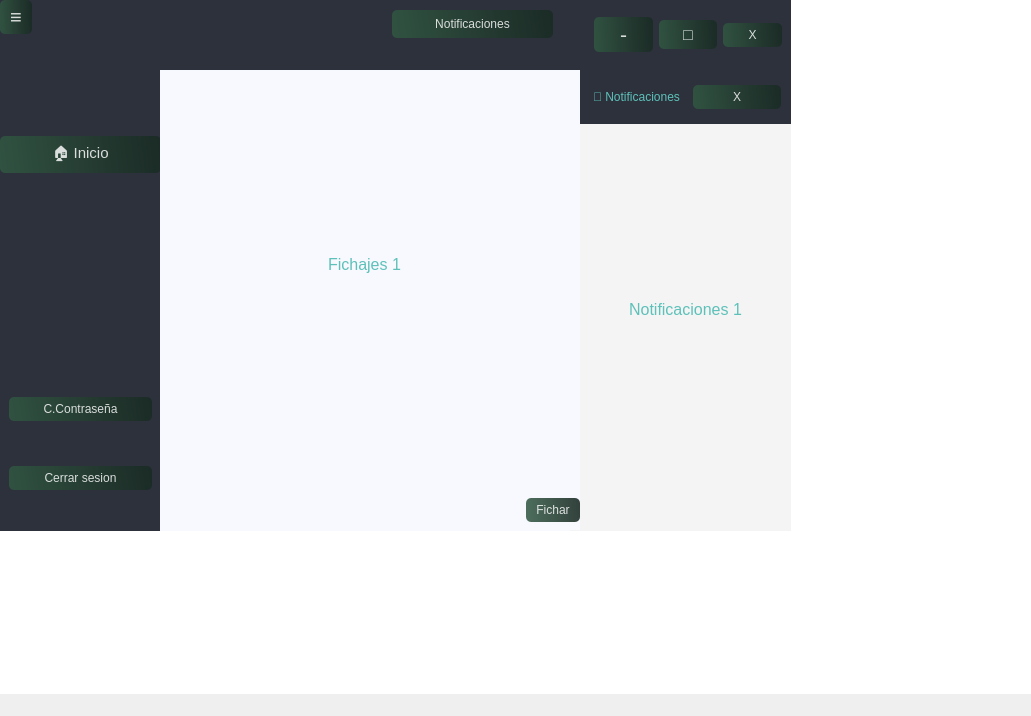
<?xml version="1.0" encoding="UTF-8"?>
<ui version="4.0">
 <class>MainWindow</class>
 <widget class="QMainWindow" name="MainWindow">
  <property name="geometry">
   <rect>
    <x>0</x>
    <y>0</y>
    <width>1031</width>
    <height>716</height>
   </rect>
  </property>
  <property name="windowTitle">
   <string>MainWindow</string>
  </property>
  <property name="styleSheet">
   <string notr="true">*{
border:none;
background-color:transparent;
background: none;
padding: 0;
margin: 0;
color: #5DC1B9;}


#centralwidget{
background-color:#FFFFFF;}

#LeftMenuSubContainer{
	background-color:#2c313c;}

QPushButton{
text-aling: left;
padding: 5px 10px;
border-top-left-radius: 10px;
border-bottom-left-radius: 10px;

}

#HeaderContainer{
background-color: #2c313c
}</string>
  </property>
  <widget class="QWidget" name="centralwidget">
   <property name="styleSheet">
    <string notr="true"/>
   </property>
   <layout class="QHBoxLayout" name="horizontalLayout">
    <property name="spacing">
     <number>0</number>
    </property>
    <property name="leftMargin">
     <number>0</number>
    </property>
    <property name="topMargin">
     <number>0</number>
    </property>
    <property name="rightMargin">
     <number>0</number>
    </property>
    <property name="bottomMargin">
     <number>0</number>
    </property>
    <item>
     <widget class="QWidget" name="LeftMenuContainer" native="true">
      <widget class="QWidget" name="LeftMenuSubContainer" native="true">
       <property name="geometry">
        <rect>
         <x>0</x>
         <y>0</y>
         <width>161</width>
         <height>531</height>
        </rect>
       </property>
       <layout class="QVBoxLayout" name="verticalLayout_2">
        <item>
         <widget class="QFrame" name="frame_2">
          <property name="sizePolicy">
           <sizepolicy hsizetype="Preferred" vsizetype="Preferred">
            <horstretch>0</horstretch>
            <verstretch>0</verstretch>
           </sizepolicy>
          </property>
          <property name="frameShape">
           <enum>QFrame::StyledPanel</enum>
          </property>
          <property name="frameShadow">
           <enum>QFrame::Raised</enum>
          </property>
          <layout class="QVBoxLayout" name="verticalLayout_3">
           <property name="spacing">
            <number>0</number>
           </property>
           <property name="leftMargin">
            <number>0</number>
           </property>
           <property name="topMargin">
            <number>0</number>
           </property>
           <property name="rightMargin">
            <number>0</number>
           </property>
           <property name="bottomMargin">
            <number>0</number>
           </property>
           <item alignment="Qt::AlignLeft|Qt::AlignTop">
            <widget class="QPushButton" name="pushButton_10">
             <property name="font">
              <font>
               <pointsize>15</pointsize>
              </font>
             </property>
             <property name="styleSheet">
              <string notr="true">QPushButton {
    background-color: qlineargradient(spread: pad, x1: 0, y1: 0.505682, x2: 1, y2: 0.477, stop: 0 rgba(49, 87, 66, 219), stop: 1 rgba(25, 42, 35, 226));
    color: rgba(255, 255, 255, 210);
    border-radius: 5px;
}

QPushButton#pushButton:hover {
    background-color: qlineargradient(spread: pad, x1: 0, y1: 0.505682, x2: 1, y2: 0.477, stop: 0 rgba(38, 66, 50, 219), stop: 1 rgba(19, 31, 26, 226));
}

QPushButton#pushButton:pressed {
    padding-left: 5px;
    padding-top: 5px;
    background-color: rgba(38, 66, 50, 255);
}

QPushButton#pushButton:pressed {
    padding-left: 5px;
    padding-top: 5px;
    background-color: rgba(49, 87, 66, 255);
}</string>
             </property>
             <property name="text">
              <string>≡</string>
             </property>
            </widget>
           </item>
           <item>
            <widget class="QPushButton" name="pushButton">
             <property name="font">
              <font>
               <pointsize>11</pointsize>
              </font>
             </property>
             <property name="styleSheet">
              <string notr="true">QPushButton {
    background-color: qlineargradient(spread: pad, x1: 0, y1: 0.505682, x2: 1, y2: 0.477, stop: 0 rgba(49, 87, 66, 219), stop: 1 rgba(25, 42, 35, 226));
    color: rgba(255, 255, 255, 210);
    border-radius: 5px;
}

QPushButton#pushButton:hover {
    background-color: qlineargradient(spread: pad, x1: 0, y1: 0.505682, x2: 1, y2: 0.477, stop: 0 rgba(38, 66, 50, 219), stop: 1 rgba(19, 31, 26, 226));
}

QPushButton#pushButton:pressed {
    padding-left: 5px;
    padding-top: 5px;
    background-color: rgba(38, 66, 50, 255);
}

QPushButton#pushButton:pressed {
    padding-left: 5px;
    padding-top: 5px;
    background-color: rgba(49, 87, 66, 255);
}</string>
             </property>
             <property name="text">
              <string>🏠 Inicio</string>
             </property>
            </widget>
           </item>
          </layout>
         </widget>
        </item>
        <item>
         <widget class="QFrame" name="frame">
          <property name="frameShape">
           <enum>QFrame::StyledPanel</enum>
          </property>
          <property name="frameShadow">
           <enum>QFrame::Raised</enum>
          </property>
         </widget>
        </item>
        <item>
         <widget class="QFrame" name="frame_3">
          <property name="frameShape">
           <enum>QFrame::StyledPanel</enum>
          </property>
          <property name="frameShadow">
           <enum>QFrame::Raised</enum>
          </property>
          <layout class="QVBoxLayout" name="verticalLayout_4">
           <property name="spacing">
            <number>15</number>
           </property>
           <item>
            <widget class="QPushButton" name="pushButton_2">
             <property name="toolTip">
              <string>&lt;html&gt;&lt;head/&gt;&lt;body&gt;&lt;p&gt;Cambiar &lt;br/&gt;Contraseña&lt;/p&gt;&lt;/body&gt;&lt;/html&gt;</string>
             </property>
             <property name="styleSheet">
              <string notr="true">QPushButton {
    background-color: qlineargradient(spread: pad, x1: 0, y1: 0.505682, x2: 1, y2: 0.477, stop: 0 rgba(49, 87, 66, 219), stop: 1 rgba(25, 42, 35, 226));
    color: rgba(255, 255, 255, 210);
    border-radius: 5px;
}

QPushButton#pushButton_2:hover {
    background-color: qlineargradient(spread: pad, x1: 0, y1: 0.505682, x2: 1, y2: 0.477, stop: 0 rgba(38, 66, 50, 219), stop: 1 rgba(19, 31, 26, 226));
}

QPushButton#pushButton_2:pressed {
    padding-left: 5px;
    padding-top: 5px;
    background-color: rgba(38, 66, 50, 255);
}

QPushButton#pushButton_2:pressed {
    padding-left: 5px;
    padding-top: 5px;
    background-color: rgba(49, 87, 66, 255);
}</string>
             </property>
             <property name="text">
              <string>C.Contraseña</string>
             </property>
            </widget>
           </item>
           <item>
            <widget class="QPushButton" name="pushButton_8">
             <property name="toolTip">
              <string>&lt;html&gt;&lt;head/&gt;&lt;body&gt;&lt;p&gt;Cambiar &lt;br/&gt;Contraseña&lt;/p&gt;&lt;/body&gt;&lt;/html&gt;</string>
             </property>
             <property name="styleSheet">
              <string notr="true">QPushButton {
    background-color: qlineargradient(spread: pad, x1: 0, y1: 0.505682, x2: 1, y2: 0.477, stop: 0 rgba(49, 87, 66, 219), stop: 1 rgba(25, 42, 35, 226));
    color: rgba(255, 255, 255, 210);
    border-radius: 5px;
}

QPushButton#pushButton_8:hover {
    background-color: qlineargradient(spread: pad, x1: 0, y1: 0.505682, x2: 1, y2: 0.477, stop: 0 rgba(38, 66, 50, 219), stop: 1 rgba(19, 31, 26, 226));
}

QPushButton#pushButton_8:pressed {
    padding-left: 5px;
    padding-top: 5px;
    background-color: rgba(38, 66, 50, 255);
}

QPushButton#pushButton_8:pressed {
    padding-left: 5px;
    padding-top: 5px;
    background-color: rgba(49, 87, 66, 255);
}</string>
             </property>
             <property name="text">
              <string>Cerrar sesion</string>
             </property>
            </widget>
           </item>
          </layout>
         </widget>
        </item>
       </layout>
      </widget>
      <widget class="QWidget" name="MainbodyContainer" native="true">
       <property name="geometry">
        <rect>
         <x>160</x>
         <y>0</y>
         <width>631</width>
         <height>531</height>
        </rect>
       </property>
       <property name="styleSheet">
        <string notr="true">background-color: #f8f8ff;</string>
       </property>
       <layout class="QVBoxLayout" name="verticalLayout">
        <property name="spacing">
         <number>0</number>
        </property>
        <property name="leftMargin">
         <number>0</number>
        </property>
        <property name="topMargin">
         <number>0</number>
        </property>
        <property name="rightMargin">
         <number>0</number>
        </property>
        <property name="bottomMargin">
         <number>0</number>
        </property>
        <item>
         <widget class="QWidget" name="abajo" native="true">
          <property name="styleSheet">
           <string notr="true">#abajo {
background-colour: #FFFF}</string>
          </property>
          <widget class="QWidget" name="HeaderContainer" native="true">
           <property name="geometry">
            <rect>
             <x>0</x>
             <y>0</y>
             <width>631</width>
             <height>70</height>
            </rect>
           </property>
           <property name="styleSheet">
            <string notr="true">#HeaderContainer{
background-color: #2c313c;
padding:10px;
}</string>
           </property>
           <layout class="QHBoxLayout" name="horizontalLayout_4">
            <property name="leftMargin">
             <number>0</number>
            </property>
            <item>
             <widget class="QFrame" name="frame_4">
              <property name="styleSheet">
               <string notr="true">#frame_4{
background-color: #2c313c
}</string>
              </property>
              <property name="frameShape">
               <enum>QFrame::StyledPanel</enum>
              </property>
              <property name="frameShadow">
               <enum>QFrame::Raised</enum>
              </property>
             </widget>
            </item>
            <item>
             <widget class="QFrame" name="frame_5">
              <property name="styleSheet">
               <string notr="true">#frame_5{
background-color: #2c313c
}</string>
              </property>
              <property name="frameShape">
               <enum>QFrame::StyledPanel</enum>
              </property>
              <property name="frameShadow">
               <enum>QFrame::Raised</enum>
              </property>
              <widget class="QPushButton" name="pushButton_6">
               <property name="geometry">
                <rect>
                 <x>20</x>
                 <y>10</y>
                 <width>161</width>
                 <height>28</height>
                </rect>
               </property>
               <property name="styleSheet">
                <string notr="true">QPushButton {
    background-color: qlineargradient(spread: pad, x1: 0, y1: 0.505682, x2: 1, y2: 0.477, stop: 0 rgba(49, 87, 66, 219), stop: 1 rgba(25, 42, 35, 226));
    color: rgba(255, 255, 255, 210);
    border-radius: 5px;
}

QPushButton#pushButton_6:hover {
    background-color: qlineargradient(spread: pad, x1: 0, y1: 0.505682, x2: 1, y2: 0.477, stop: 0 rgba(38, 66, 50, 219), stop: 1 rgba(19, 31, 26, 226));
}

QPushButton#pushButton_6:pressed {
    padding-left: 5px;
    padding-top: 5px;
    background-color: rgba(38, 66, 50, 255);
}

QPushButton#pushButton_6:pressed {
    padding-left: 5px;
    padding-top: 5px;
    background-color: rgba(49, 87, 66, 255);
}</string>
               </property>
               <property name="text">
                <string>Notificaciones</string>
               </property>
              </widget>
             </widget>
            </item>
            <item>
             <widget class="QFrame" name="frame_6">
              <property name="enabled">
               <bool>true</bool>
              </property>
              <property name="styleSheet">
               <string notr="true">#frame_6{
background-color: #2c313c
}</string>
              </property>
              <property name="frameShape">
               <enum>QFrame::StyledPanel</enum>
              </property>
              <property name="frameShadow">
               <enum>QFrame::Raised</enum>
              </property>
              <layout class="QHBoxLayout" name="horizontalLayout_3">
               <item>
                <widget class="QPushButton" name="pushButton_3">
                 <property name="font">
                  <font>
                   <pointsize>16</pointsize>
                  </font>
                 </property>
                 <property name="styleSheet">
                  <string notr="true">QPushButton {
    background-color: qlineargradient(spread: pad, x1: 0, y1: 0.505682, x2: 1, y2: 0.477, stop: 0 rgba(49, 87, 66, 219), stop: 1 rgba(25, 42, 35, 226));
    color: rgba(255, 255, 255, 210);
    border-radius: 5px;
}

QPushButton#pushButton_3:hover {
    background-color: qlineargradient(spread: pad, x1: 0, y1: 0.505682, x2: 1, y2: 0.477, stop: 0 rgba(38, 66, 50, 219), stop: 1 rgba(19, 31, 26, 226));
}

QPushButton#pushButton_3:pressed {
    padding-left: 5px;
    padding-top: 5px;
    background-color: rgba(38, 66, 50, 255);
}

QPushButton#pushButton_3:pressed {
    padding-left: 5px;
    padding-top: 5px;
    background-color: rgba(49, 87, 66, 255);
}</string>
                 </property>
                 <property name="text">
                  <string>-</string>
                 </property>
                </widget>
               </item>
               <item>
                <widget class="QPushButton" name="pushButton_4">
                 <property name="font">
                  <font>
                   <pointsize>12</pointsize>
                  </font>
                 </property>
                 <property name="styleSheet">
                  <string notr="true">QPushButton {
    background-color: qlineargradient(spread: pad, x1: 0, y1: 0.505682, x2: 1, y2: 0.477, stop: 0 rgba(49, 87, 66, 219), stop: 1 rgba(25, 42, 35, 226));
    color: rgba(255, 255, 255, 210);
    border-radius: 5px;
}

QPushButton#pushButton_4:hover {
    background-color: qlineargradient(spread: pad, x1: 0, y1: 0.505682, x2: 1, y2: 0.477, stop: 0 rgba(38, 66, 50, 219), stop: 1 rgba(19, 31, 26, 226));
}

QPushButton#pushButton_4:pressed {
    padding-left: 5px;
    padding-top: 5px;
    background-color: rgba(38, 66, 50, 255);
}

QPushButton#pushButton_4:pressed {
    padding-left: 5px;
    padding-top: 5px;
    background-color: rgba(49, 87, 66, 255);
}</string>
                 </property>
                 <property name="text">
                  <string>□</string>
                 </property>
                </widget>
               </item>
               <item>
                <widget class="QPushButton" name="pushButton_5">
                 <property name="styleSheet">
                  <string notr="true">QPushButton {
    background-color: qlineargradient(spread: pad, x1: 0, y1: 0.505682, x2: 1, y2: 0.477, stop: 0 rgba(49, 87, 66, 219), stop: 1 rgba(25, 42, 35, 226));
    color: rgba(255, 255, 255, 210);
    border-radius: 5px;
}

QPushButton#pushButton_5:hover {
    background-color: qlineargradient(spread: pad, x1: 0, y1: 0.505682, x2: 1, y2: 0.477, stop: 0 rgba(38, 66, 50, 219), stop: 1 rgba(19, 31, 26, 226));
}

QPushButton#pushButton_5:pressed {
    padding-left: 5px;
    padding-top: 5px;
    background-color: rgba(38, 66, 50, 255);
}

QPushButton#pushButton_5:pressed {
    padding-left: 5px;
    padding-top: 5px;
    background-color: rgba(49, 87, 66, 255);
}</string>
                 </property>
                 <property name="text">
                  <string>X</string>
                 </property>
                </widget>
               </item>
              </layout>
             </widget>
            </item>
           </layout>
          </widget>
          <widget class="QWidget" name="MainContentContainer" native="true">
           <property name="geometry">
            <rect>
             <x>0</x>
             <y>70</y>
             <width>651</width>
             <height>471</height>
            </rect>
           </property>
           <widget class="QWidget" name="RighMenuSubContainer" native="true">
            <property name="geometry">
             <rect>
              <x>410</x>
              <y>0</y>
              <width>221</width>
              <height>471</height>
             </rect>
            </property>
            <property name="styleSheet">
             <string notr="true">background-color: rgb(244, 244, 244);</string>
            </property>
            <layout class="QVBoxLayout" name="verticalLayout_6">
             <property name="spacing">
              <number>0</number>
             </property>
             <property name="leftMargin">
              <number>0</number>
             </property>
             <property name="topMargin">
              <number>0</number>
             </property>
             <property name="rightMargin">
              <number>0</number>
             </property>
             <property name="bottomMargin">
              <number>0</number>
             </property>
             <item>
              <widget class="QFrame" name="frame_7">
               <property name="styleSheet">
                <string notr="true">#frame_7{
background-color: #2c313c;
padding:10px;
}</string>
               </property>
               <property name="frameShape">
                <enum>QFrame::StyledPanel</enum>
               </property>
               <property name="frameShadow">
                <enum>QFrame::Raised</enum>
               </property>
               <layout class="QHBoxLayout" name="horizontalLayout_5" stretch="0,0">
                <property name="spacing">
                 <number>0</number>
                </property>
                <property name="leftMargin">
                 <number>0</number>
                </property>
                <property name="topMargin">
                 <number>0</number>
                </property>
                <property name="rightMargin">
                 <number>0</number>
                </property>
                <property name="bottomMargin">
                 <number>0</number>
                </property>
                <item>
                 <widget class="QLabel" name="label">
                  <property name="styleSheet">
                   <string notr="true">#label{
background-color: #2c313c;
padding:10px;
}
</string>
                  </property>
                  <property name="text">
                   <string>🔔 Notificaciones</string>
                  </property>
                 </widget>
                </item>
                <item>
                 <widget class="QPushButton" name="pushButton_7">
                  <property name="toolTip">
                   <string>Close notification</string>
                  </property>
                  <property name="styleSheet">
                   <string notr="true">QPushButton {
    background-color: qlineargradient(spread: pad, x1: 0, y1: 0.505682, x2: 1, y2: 0.477, stop: 0 rgba(49, 87, 66, 219), stop: 1 rgba(25, 42, 35, 226));
    color: rgba(255, 255, 255, 210);
    border-radius: 5px;
}

QPushButton#pushButton_7:hover {
    background-color: qlineargradient(spread: pad, x1: 0, y1: 0.505682, x2: 1, y2: 0.477, stop: 0 rgba(38, 66, 50, 219), stop: 1 rgba(19, 31, 26, 226));
}

QPushButton#pushButton_7:pressed {
    padding-left: 5px;
    padding-top: 5px;
    background-color: rgba(38, 66, 50, 255);
}

QPushButton#pushButton_7:pressed {
    padding-left: 5px;
    padding-top: 5px;
    background-color: rgba(49, 87, 66, 255);
}</string>
                  </property>
                  <property name="text">
                   <string>X</string>
                  </property>
                 </widget>
                </item>
               </layout>
              </widget>
             </item>
             <item>
              <widget class="QStackedWidget" name="stackedWidget">
               <property name="currentIndex">
                <number>0</number>
               </property>
               <widget class="QWidget" name="page">
                <widget class="QLabel" name="label_4">
                 <property name="geometry">
                  <rect>
                   <x>30</x>
                   <y>160</y>
                   <width>171</width>
                   <height>51</height>
                  </rect>
                 </property>
                 <property name="text">
                  <string>&lt;html&gt;&lt;head/&gt;&lt;body&gt;&lt;p align=&quot;center&quot;&gt;&lt;span style=&quot; font-size:12pt;&quot;&gt;Notificaciones 1&lt;/span&gt;&lt;/p&gt;&lt;/body&gt;&lt;/html&gt;</string>
                 </property>
                </widget>
               </widget>
               <widget class="QWidget" name="page_2">
                <widget class="QLabel" name="label_5">
                 <property name="geometry">
                  <rect>
                   <x>30</x>
                   <y>180</y>
                   <width>171</width>
                   <height>51</height>
                  </rect>
                 </property>
                 <property name="text">
                  <string>&lt;html&gt;&lt;head/&gt;&lt;body&gt;&lt;p align=&quot;center&quot;&gt;&lt;span style=&quot; font-size:12pt;&quot;&gt;Notificaciones 2&lt;/span&gt;&lt;/p&gt;&lt;p align=&quot;center&quot;&gt;&lt;br/&gt;&lt;/p&gt;&lt;/body&gt;&lt;/html&gt;</string>
                 </property>
                </widget>
               </widget>
              </widget>
             </item>
            </layout>
           </widget>
           <widget class="QWidget" name="MainContentsContainer" native="true">
            <property name="geometry">
             <rect>
              <x>-1</x>
              <y>-1</y>
              <width>421</width>
              <height>461</height>
             </rect>
            </property>
            <layout class="QVBoxLayout" name="verticalLayout_5">
             <property name="bottomMargin">
              <number>8</number>
             </property>
             <item>
              <widget class="QStackedWidget" name="stackedWidget_2">
               <property name="currentIndex">
                <number>0</number>
               </property>
               <widget class="QWidget" name="page_3">
                <widget class="QLabel" name="label_2">
                 <property name="geometry">
                  <rect>
                   <x>120</x>
                   <y>170</y>
                   <width>171</width>
                   <height>51</height>
                  </rect>
                 </property>
                 <property name="text">
                  <string>&lt;html&gt;&lt;head/&gt;&lt;body&gt;&lt;p align=&quot;center&quot;&gt;&lt;span style=&quot; font-size:12pt;&quot;&gt;Fichajes 1&lt;/span&gt;&lt;/p&gt;&lt;/body&gt;&lt;/html&gt;</string>
                 </property>
                </widget>
               </widget>
               <widget class="QWidget" name="page_4">
                <widget class="QLabel" name="label_3">
                 <property name="geometry">
                  <rect>
                   <x>120</x>
                   <y>170</y>
                   <width>171</width>
                   <height>51</height>
                  </rect>
                 </property>
                 <property name="text">
                  <string>&lt;html&gt;&lt;head/&gt;&lt;body&gt;&lt;p align=&quot;center&quot;&gt;&lt;span style=&quot; font-size:12pt;&quot;&gt;Fichajes 2&lt;/span&gt;&lt;/p&gt;&lt;/body&gt;&lt;/html&gt;</string>
                 </property>
                </widget>
               </widget>
              </widget>
             </item>
             <item alignment="Qt::AlignRight">
              <widget class="QPushButton" name="pushButton_9">
               <property name="baseSize">
                <size>
                 <width>0</width>
                 <height>0</height>
                </size>
               </property>
               <property name="styleSheet">
                <string notr="true">QPushButton {
    background-color: qlineargradient(spread: pad, x1: 0, y1: 0.505682, x2: 1, y2: 0.477, stop: 0 rgba(49, 87, 66, 219), stop: 1 rgba(25, 42, 35, 226));
    color: rgba(255, 255, 255, 210);
    border-radius: 5px;
}

QPushButton#pushButton_9:hover {
    background-color: qlineargradient(spread: pad, x1: 0, y1: 0.505682, x2: 1, y2: 0.477, stop: 0 rgba(38, 66, 50, 219), stop: 1 rgba(19, 31, 26, 226));
}

QPushButton#pushButton_9:pressed {
    padding-left: 5px;
    padding-top: 5px;
    background-color: rgba(38, 66, 50, 255);
}

QPushButton#pushButton_9:pressed {
    padding-left: 5px;
    padding-top: 5px;
    background-color: rgba(49, 87, 66, 255);
}</string>
               </property>
               <property name="text">
                <string>Fichar</string>
               </property>
              </widget>
             </item>
            </layout>
           </widget>
          </widget>
          <zorder>MainContentContainer</zorder>
          <zorder>HeaderContainer</zorder>
         </widget>
        </item>
       </layout>
      </widget>
     </widget>
    </item>
   </layout>
  </widget>
  <widget class="QMenuBar" name="menubar">
   <property name="geometry">
    <rect>
     <x>0</x>
     <y>0</y>
     <width>1031</width>
     <height>26</height>
    </rect>
   </property>
  </widget>
  <widget class="QStatusBar" name="statusbar"/>
 </widget>
 <resources/>
 <connections/>
</ui>
